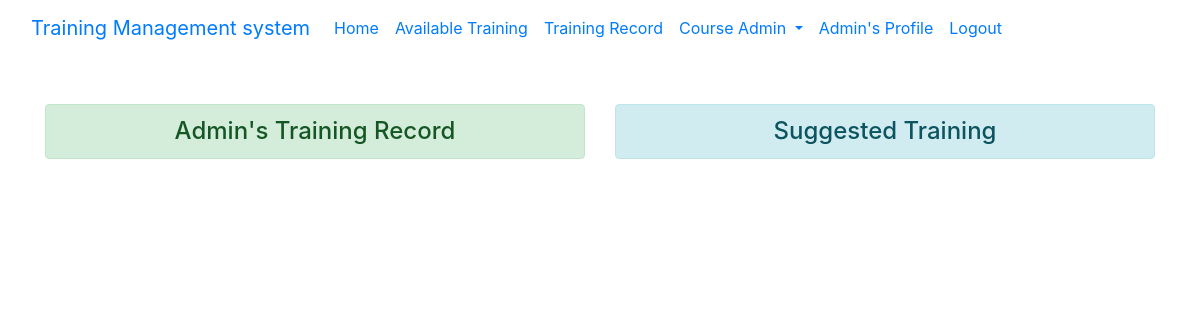
The app's page / (signed in), older data.
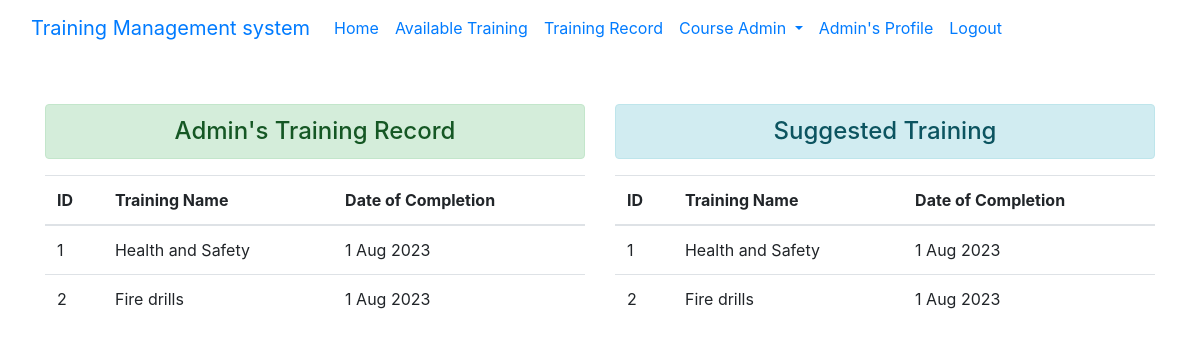
The same page, newer data.
### trainingapp/models.py (models this page shows)
class TrainingRecord(models.Model):
    training_id = models.ForeignKey(CourseGroupSyllabus, verbose_name="Course Syllabus Id", on_delete=models.CASCADE )
    employee_id = models.ForeignKey(User, verbose_name="User Id", on_delete= models.CASCADE)
    completed_on = models.DateField(default=timezone.now)

### courseapp/models.py (models this page shows, shortened)
class CourseGroupSyllabus(models.Model):
    course_id = models.ForeignKey("CourseDetails", verbose_name="Course Id", on_delete=models.CASCADE)
    course_group_id = models.ForeignKey("CourseGroup", verbose_name="Group Id", on_delete=models.CASCADE)
    course_interval = models.IntegerField(choices=CourseInterval.choices(), default = CourseInterval.ONE_OFF )
    course_mandatory = models.BooleanField(default=False)
    def __str__(self):
        return self.course_id.course_name

class CourseDetails(models.Model):
    course_name = models.CharField(max_length=100, unique=True, blank=False)
    course_link = models.URLField(verbose_name="Course Link", max_length=1000, unique=True, blank=False)
    course_desc = models.TextField(blank=True)

### enrollapp/views.py (the view)
# urls.py: 2. Add a URL to urlpatterns:  path('', views.home, name='home')
@login_required
def home(request):
    if request.user.is_authenticated:
        training = TrainingRecord.objects.filter(employee_id=request.user)
        return render(request, 'enrollapp/home.html', {'training':training})
    else:
        return HttpResponseRedirect('/login/')

### enrollapp/templates/enrollapp/home.html
{% extends 'enrollapp/base.html' %}
{% load static%}
{% if user.is_authenticated %}
{%block content%}
        <div class="col-sm-6">
            <h4 class="text-center alert alert-success"> {{user.username}}'s Training Record </h4>
            {% if training%}
            <table class="table table-hover">
                <thead>
                    <tr>
                        <th scope="col"> ID</th>
                        <th scope="col">Training Name </th>
                        <th scope="col">Date of Completion </th>
                    </tr>
                </thead>
                <tbody>
                    {% for tr in training%}
                    <tr>
                        <td scope="row">{{tr.id}}</td>
                        <td scope="row">{{tr.training_id}}</td>
                        <td scope="row">{{tr.completed_on}}</td>
                    </tr>
                    {% endfor %}
                </tbody>
            </table>
        {% endif %}
        </div>
        <div class="col-sm-6">
            <h4 class="text-center alert alert-info"> Suggested Training </h4>
            {% if training%}
            <table class="table table-hover">
                <thead>
                    <tr>
                        <th scope="col"> ID</th>
                        <th scope="col">Training Name </th>
                        <th scope="col">Date of Completion </th>
                    </tr>
                </thead>
                <tbody>
                    {% for tr in training%}
                    <tr>
                        <td scope="row">{{tr.id}}</td>
                        <td scope="row">{{tr.training_id}}</td>
                        <td scope="row">{{tr.completed_on}}</td>
                    </tr>
                    {% endfor %}
                </tbody>
            </table>
        {% endif %}
        </div>
{% endblock content%}
{%endif%}

Row changes from the older to the newer data that the page shows:
added TrainingRecord: id "1", training_id "Health and Safety", completed_on "1 Aug 2023"
added TrainingRecord: id "2", training_id "Fire drills", completed_on "1 Aug 2023"
Text that changed along with them:
text now shown: "ID Training Name Date of Completion ID Training Name Date of Completion"
